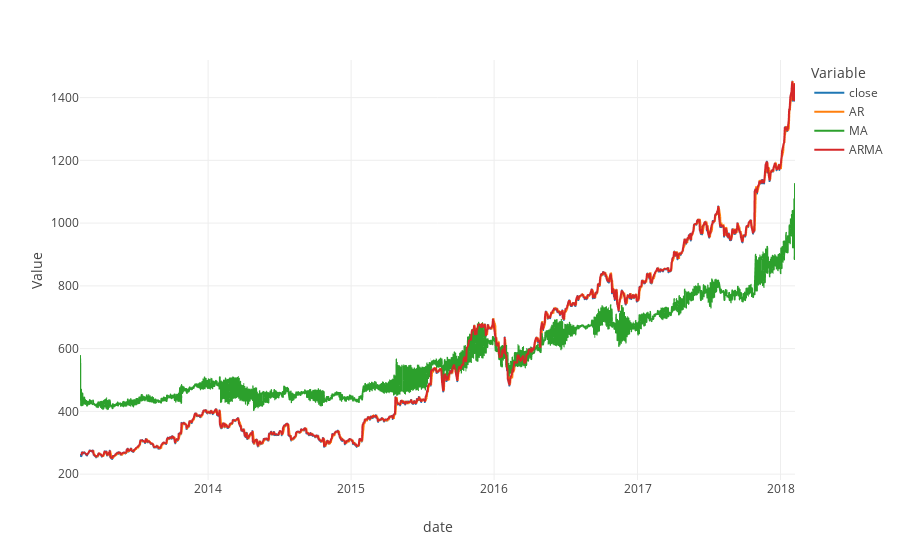

Here is the notebook cell this chart was saved with:
### Code cell
ilinechart(melted, "date", "Value", groups="Variable")

### Figure 1 — Plotly figure (JSON) as saved in the notebook; plotly's stock layout.template omitted (floating-point values rounded to 4 significant figures; data arrays with more than 128 entries replaced by an {"elided": "..."} marker saying what was removed)
{"data": [{"hovertemplate": "Variable=close<br>date=%{x}<br>Value=%{y}<extra></extra>", "legendgroup": "close", "line": {"color": "#1F77B4", "dash": "solid"}, "mode": "lines", "name": "close", "showlegend": true, "type": "scattergl", "x": {"elided": "1259 str values"}, "xaxis": "x", "y": {"elided": "1259 float values"}, "yaxis": "y"}, {"hovertemplate": "Variable=AR<br>date=%{x}<br>Value=%{y}<extra></extra>", "legendgroup": "AR", "line": {"color": "#FF7F0E", "dash": "solid"}, "mode": "lines", "name": "AR", "showlegend": true, "type": "scattergl", "x": {"elided": "1259 str values"}, "xaxis": "x", "y": {"elided": "1259 float values"}, "yaxis": "y"}, {"hovertemplate": "Variable=MA<br>date=%{x}<br>Value=%{y}<extra></extra>", "legendgroup": "MA", "line": {"color": "#2CA02C", "dash": "solid"}, "mode": "lines", "name": "MA", "showlegend": true, "type": "scattergl", "x": {"elided": "1259 str values"}, "xaxis": "x", "y": {"elided": "1259 float values"}, "yaxis": "y"}, {"hovertemplate": "Variable=ARMA<br>date=%{x}<br>Value=%{y}<extra></extra>", "legendgroup": "ARMA", "line": {"color": "#D62728", "dash": "solid"}, "mode": "lines", "name": "ARMA", "showlegend": true, "type": "scattergl", "x": {"elided": "1259 str values"}, "xaxis": "x", "y": {"elided": "1259 float values"}, "yaxis": "y"}], "layout": {"legend": {"title": {"text": "Variable"}, "tracegroupgap": 0}, "margin": {"t": 60}, "title": {"x": 0.5}, "xaxis": {"anchor": "y", "domain": [0, 1], "title": {"text": "date"}}, "yaxis": {"anchor": "x", "domain": [0, 1], "title": {"text": "Value"}}}}
